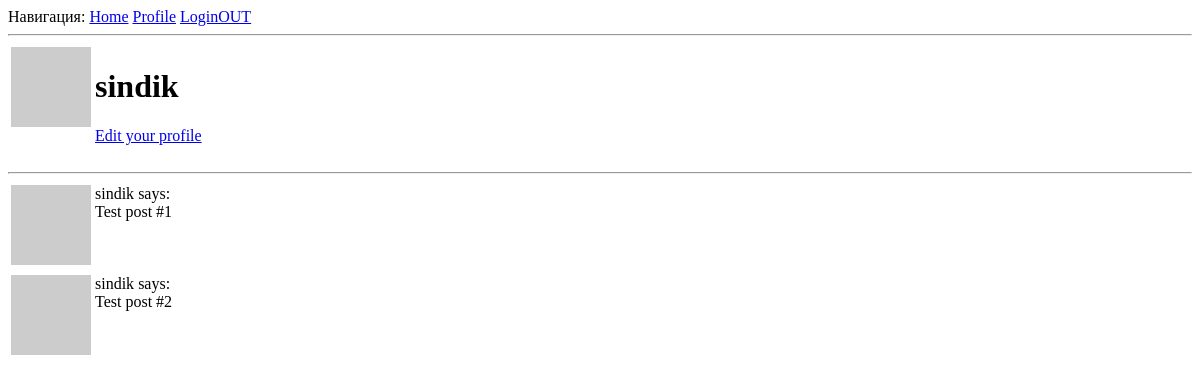
The app's page /user/sindik (signed in), older data.
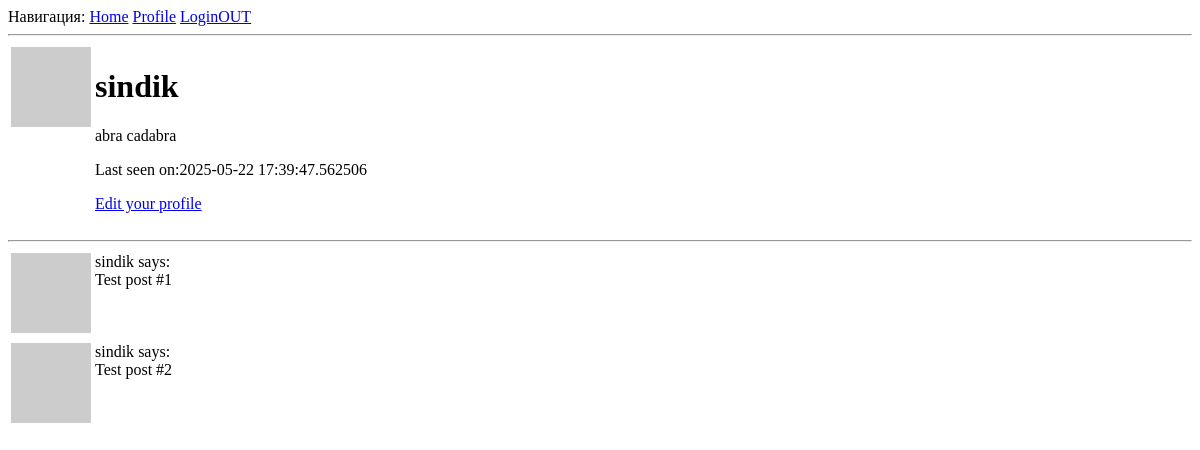
The same page, newer data.
### app/models.py (models this page shows, shortened)
class User(UserMixin, db.Model):
    tablename = 'users'
    id: so.Mapped[int] = so.mapped_column(primary_key=True)
    username: so.Mapped[str] = so.mapped_column(sa.String(64), index=True, unique=True)
    email: so.Mapped[str] = so.mapped_column(sa.String(60), index=True, unique=True)
    password_hash: so.Mapped[Optional[str]] = so.mapped_column(sa.String(256))
    posts: so.WriteOnlyMapped['Post'] = so.relationship(back_populates='author')
    about_me: so.Mapped[Optional[str]] = so.mapped_column(sa.String(140))
    last_seen: so.Mapped[Optional[datetime]] = so.mapped_column(default=lambda: datetime.now(timezone.utc))
    def avatar(self, size):
        digest = md5(self.email.lower().encode('utf-8')).hexdigest()
        return f'https://www.gravatar.com/avatar/{digest}?d=retro&s={size}'

### app/routes.py (the view)
@app.route('/user/<username>')
@login_required
def user(username):
    user = db.first_or_404(sa.select(User).where(User.username == username))
    posts = [
        {'author': user, 'body': 'Test post #1'},
        {'author': user, 'body': 'Test post #2'},
    ]
    return render_template('user.html', user=user, posts=posts)

### app/models.py (called while the page is built)
@login.user_loader
def load_user(id):
    return db.session.get(User, int(id))

### app/routes.py (called while the page is built)
@app.before_request
def before_request():
    if current_user.is_authenticated:
        current_user.last_seen = datetime.now(timezone.utc)
        db.session.commit()

### app/templates/user.html
{% extends "base.html" %}
{% block content %}
    <table>
        <tr valign="top">
            <td><img src="{{ user.avatar(128) }}"></td>
            <td>
                <h1>{{ user.username }}</h1>
                {% if user.about_me %}<p>{{ user.about_me }}</p>{% endif %}
                {% if user.last_seen %}<p>Last seen on:{{ user.last_seen }}</p>{% endif %}
                {% if user == current_user %}
                    <p><a href="{{ url_for('edit_profile') }}"> Edit your profile </a></p>
                {% endif %}
            </td>
        </tr>
    </table>
    <hr>
    {% for post in posts %}
        {% include '_post.html' %}
    {% endfor %}
{% endblock %}

### app/templates/base.html (shortened to what this page needs)
<!doctype html>
 <html>
    <head>
    </head>
    <body>
        <div>
            Навигация:
                <a href="{{ url_for('index') }}">Home</a>
                {% if current_user.is_anonymous %}
                    <a href="{{ url_for('login') }}">Login</a>
                {% else %}
                    <a href="{{ url_for('user', username = current_user.username) }}">Profile</a>
                    <a href="{{ url_for('logout') }}">LoginOUT</a>
                {% endif %}
        </div>
        <hr>
        {% block content %}{% endblock %}
    </body>
 </html>

### app/templates/_post.html
<table>
    <tr valign="top">
        <td><img src="{{ post.author.avatar(36) }}"></td>
        <td>{{ post.author.username }} says:<br>{{ post.body }}</td>
    </tr>
</table>

Row changes from the older to the newer data that the page shows:
changed User "sindik": about_me (not shown) → "abra cadabra"; last_seen (not shown) → "2025-05-22 17:39:47.562506"
Text that changed along with them:
text now shown: "Last seen on:"
